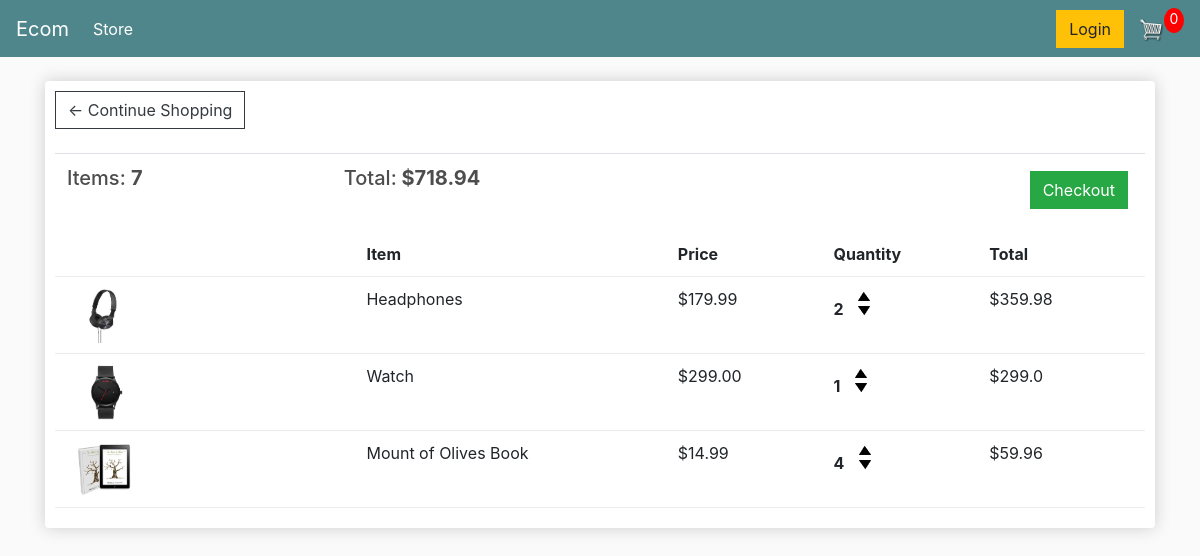
The app's page /cart/ (signed in) with its own data.
### store/models.py (models this page shows, shortened)
class Order(models.Model):
    customer = models.ForeignKey(Customer, on_delete=models.SET_NULL, blank=True, null=True)
    date_ordered = models.DateTimeField(auto_now_add=True)
    order_completed = models.BooleanField(default=False, null=True, blank=False)
    transaction_id = models.CharField(max_length=200, null=True)
    @property
    def cart_total(self):
        orderitems = self.orderitem_set.all()
        total = 0
        for i in orderitems: total += i.total
        return total
    @property
    def cart_items(self):
        orderitems = self.orderitem_set.all()
        total = 0
        for i in orderitems: total += i.quantity
        return total

class OrderItem(models.Model):
    product = models.ForeignKey(Product, on_delete=models.SET_NULL, blank=True, null=True)
    order = models.ForeignKey(Order, on_delete=models.SET_NULL, blank=True, null=True)
    quantity = models.IntegerField(default=0, null=True, blank=True)
    date_added = models.DateTimeField(auto_now_add=True)
    @property
    def total(self):
        return self.quantity * self.product.price

class Product(models.Model):
    name = models.CharField(max_length=100, null=True)
    price = models.FloatField()
    digital = models.BooleanField(default=False, null=True, blank=False)
    image = models.ImageField(null=True, blank=True)
    @property
    def imageURL(self):
        try:
            url = self.image.url
        except:
            url = ''
        return url

### store/views.py (the view)
# urls.py: path('cart/', views.cart, name="cart"),
def cart(request):
    if request.user.is_authenticated:
        customer = request.user.customer
        order, created = Order.objects.get_or_create(customer=customer, order_completed=False)
        items = order.orderitem_set.all()
    else:
        items = []
        order = {'cart_items': 0, 'cart_total': 0}
    context = {'items': items, 'order': order}
    return render(request, 'store/cart.html', context)

### store/templates/store/cart.html
{% extends 'store/main.html' %}
{% load static %}
{% block content %}
<div class="box-element">
	<a  class="btn btn-outline-dark" href="{% url 'store' %}">&#x2190; Continue Shopping</a>
	<br>
	<br>
	<table class="table">
		<tr>
			<th><h5>Items: <strong>{{order.cart_items}}</strong></h5></th>
			<th><h5>Total:<strong> ${{order.cart_total|floatformat:2}}</strong></h5></th>
			<th>
				<a  style="float:right; margin:5px;" class="btn btn-success" href="{% url 'checkout' %}">Checkout</a>
			</th>
		</tr>
    </table>
    <div class="cart-row">
		<div style="flex:2"></div>
		<div style="flex:2"><strong>Item</strong></div>
		<div style="flex:1"><strong>Price</strong></div>
		<div style="flex:1"><strong>Quantity</strong></div>
		<div style="flex:1"><strong>Total</strong></div>
	</div>
	{% for item in items %}
	<div class="cart-row">
		<div style="flex:2"><img class="row-image" src="{{item.product.imageURL}}"></div>
		<div style="flex:2"><p>{{item.product.name}}</p></div>
		<div style="flex:1"><p>${{item.product.price|floatformat:2}}</p></div>
		<div style="flex:1">
			<p class="quantity">{{item.quantity}}</p>
			<div class="quantity">
				<img class="chg-quantity" src="{% static  'images/arrow-up.png' %}">
				<img class="chg-quantity" src="{% static  'images/arrow-down.png' %}">
			</div>
		</div>
		<div style="flex:1"><p>${{item.total}}</p></div>
	</div>
	{% endfor %}
</div>
{% endblock content %}

### store/templates/store/main.html (shortened to what this page needs)
<!DOCTYPE html>
{% load static %}
<html lang="en">
<head>
    <link rel="stylesheet" href="https://cdn.jsdelivr.net/npm/bootstrap@4.5.3/dist/css/bootstrap.min.css"
>
    <link rel="stylesheet" type="text/css" href="{% static 'css/main.css' %}">
</head>
<body>
    <nav class="navbar navbar-expand-lg navbar-dark bg-dark">
        <a class="navbar-brand" href="{% url 'store' %}">Ecom</a>
        <div class="collapse navbar-collapse" id="navbarSupportedContent">
          <ul class="navbar-nav mr-auto">
            <li class="nav-item active">
              <a class="nav-link" href="{% url 'store' %}">Store <span class="sr-only">(current)</span></a>
            </li>
          </ul>
          <div class="form-inline my-2 my-lg-0">
            <a href="#"class="btn btn-warning">Login</a>
            <a href="{% url 'cart' %}">
               <img  id="cart-icon" src="{% static 'images/cart.png' %}">
           </a>
           <p id="cart-total">0</p>
        </div>
    </nav>
    <div class="container">
        <br>
        {% block content %}
        {% endblock content %}
    </div>
</body>
</html>

### static/css/main.css (style rules this page uses)
body { background-color: hsl(0, 0%, 98%); }
h1,h2,h3,h4,h5,h6 { color:hsl(0, 0%, 30%); }
.box-element { box-shadow:hsl(0, 0%, 80%) 0 0 16px; background-color: #fff; border-radius: 4px; padding: 10px; }
.bg-dark { background-color: #4f868c!important; }
#cart-icon { width:25px; display: inline-block; margin-left: 15px; }
#cart-total { display: block; text-align: center; color:#fff; background-color: red; width: 20px; height: 25px; border-radius: 50%; font-size: 14px; }
.btn { border-radius: 0; }
.row-image { width: 100px; }
.cart-row { display: flex; align-items: flex-stretch; padding-bottom: 10px; margin-bottom: 10px; border-bottom: 1px solid #ececec; }
.quantity { display: inline-block; font-weight: 700; padding-right:10px; }
.chg-quantity { width: 12px; cursor: pointer; display: block; margin-top: 5px; transition:.1s; }

### records on screen
Order: cart_items "7", cart_total "718.94"
OrderItem: product.imageURL (picture), product.name "Headphones", product.price "179.99", quantity "2", total "359.98"
OrderItem: product.imageURL (picture), product.name "Watch", product.price "299.00", quantity "1", total "299.0"
OrderItem: product.imageURL (picture), product.name "Mount of Olives Book", product.price "14.99", quantity "4", total "59.96"
